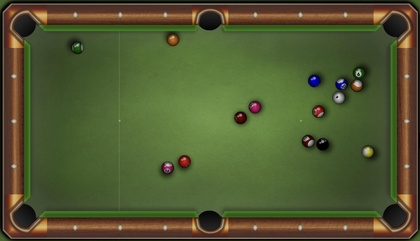
%> input picture pool table/test_image_1.jpg, 420 x 241 px, shrunk from 2413 x 1385 before the run
$ octave 'pool table.m'   (GNU Octave 9; MATLAB toolbox functions it lacks are replaced by stand-ins)
%> lines starting %> are read from the running program, lines starting %| are printed output that depends on the picture; in (x1, y1, x2, y2) boxes, pixels count from 0 and x2, y2 are one past the last pixel; in counts of white or black regions, pixels touching at a corner belong together; the program's own positions count from 1
%%Image loading
Pool_Img1 = imread('test_image_1.jpg');
%> Pool_Img1 is the input picture: size 241x420x3 uint8; mean R, G, B 80.5, 88, 49
Pool_Img2 = imread('test_image_2.jpg');
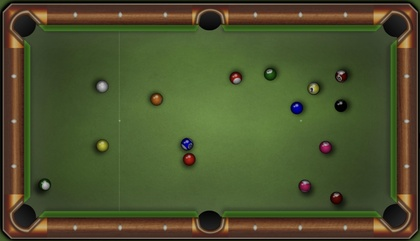
%> input picture pool table/test_image_2.jpg, 420 x 241 px, shrunk from 2413 x 1385 before the run
%> Pool_Img2 is the input picture: size 241x420x3 uint8; mean R, G, B 74.9, 81.9, 45.6
Pool_Img3 = imread('test_image_3.jpg');
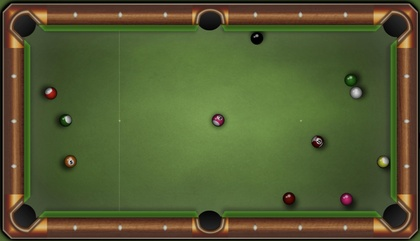
%> input picture pool table/test_image_3.jpg, 420 x 241 px, shrunk from 2413 x 1385 before the run
%> Pool_Img3 is the input picture: size 241x420x3 uint8; mean R, G, B 82.6, 90.6, 50.2
empty_img = imread('empty.jpg');
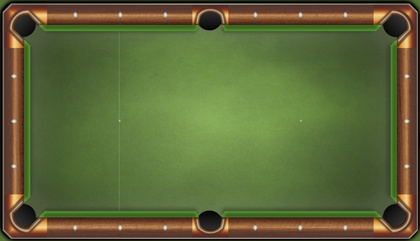
%> input picture pool table/empty.jpg, 420 x 241 px, shrunk from 2413 x 1385 before the run
%> empty_img is the input picture: size 241x420x3 uint8; mean R, G, B 93.1, 102.9, 56.5

%%convert into gray imagers
Pool_Img1_gray = rgb2gray(Pool_Img1);
Pool_Img2_gray = rgb2gray(Pool_Img2);
Pool_Img3_gray = rgb2gray(Pool_Img3);
empty_img_gray = rgb2gray(empty_img);

%% Subraction to get balls
ball_image = Pool_Img2 - empty_img;

%% thresholding
[row, column]  = size(Pool_Img2_gray);
%> row = 241; column = 420
streched_image = zeros(row,column);

x1 = double(min(min(Pool_Img2_gray)));
%> x1 = 0
x2 = double(max(max(Pool_Img2_gray)));
%> x2 = 196
y1 = double(0);
y2 = double(255);
%% linear interpolation
m = (y2 - y1) / (x2-x1) ; % Slope of the image
%> m = 1.3
c = y1 - m*x1;
%> c = 0

for i =1:row
    for j =1:column
        streched_image(i,j) = m*Pool_Img2_gray(i,j) +c;
    end
end
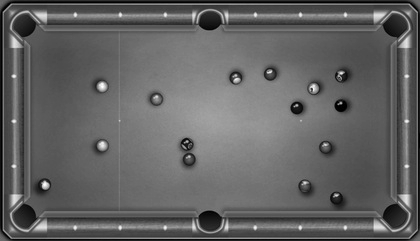
%> streched_image: size 241x420 double; min 0, max 255, mean 98.4
%%converting to gray
streched_image = rgb2gray(ball_image);
%> streched_image: size 241x420 uint8
%%making binary mask
mask_binary = imbinarize(streched_image,0.1);
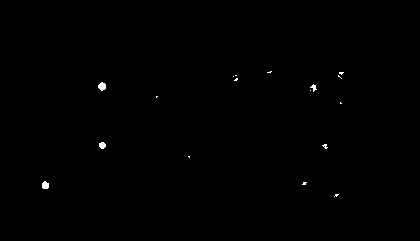
%> mask_binary: size 241x420 logical; 0.24% white; 17 white regions (13 under 20 px), largest, box (x1, y1, x2, y2) and area: (98, 82, 106, 91) 52, (42, 181, 49, 189) 46, (99, 142, 106, 149) 38, (310, 84, 317, 92) 26
figure(1)
subplot(1,2,1);imshow(Pool_Img2);title('image 01')
subplot(1,2,2);imshow(mask_binary);title('Mask Image')

%%convolution
r = 30;
kernel = fspecial("disk",r);
%%adding a 0 pad to the Image
padded_img = padarray(mask_binary, 0);
cov_img_1 = conv2(kernel,padded_img);
figure(2)
imshow(cov_img_1);title('covolution image')
colormap('turbo')
colorbar

%% ball shapning
cov_shap = imfill(cov_img_1,'holes'); %% its fill all balls correctly
figure(3)
imshow(cov_shap);title('shap image')
colormap('turbo')

%% counting balls
label =bwlabel(cov_shap); %% labelling balls
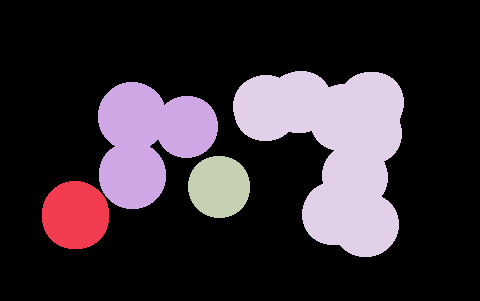
%> label: size 301x480 double; 5 distinct labels, from 0 to 4; one colour per label, 0 black
max(max(label))
%> ans = 4
% [4 lines of commented-out code are left out]

%% identify the coordinates
width_pix = size(Pool_Img2,2);
%> width_pix = 420
length_pix = size(Pool_Img2,1);
%> length_pix = 241

%%converting pixel to cm
width_cm = 200/width_pix;
%> width_cm = 0.476
length_cm = 100/length_pix;
%> length_cm = 0.415

i=1;
max_v=100;

while max_v > 0.01
    max_v = max(max(cov_shap));
    [row, column] = find(cov_shap == max_v,1);

    ball_size = 50;
    dell_size = 70;
    crop_size = 35;


%> (the run ends here)
